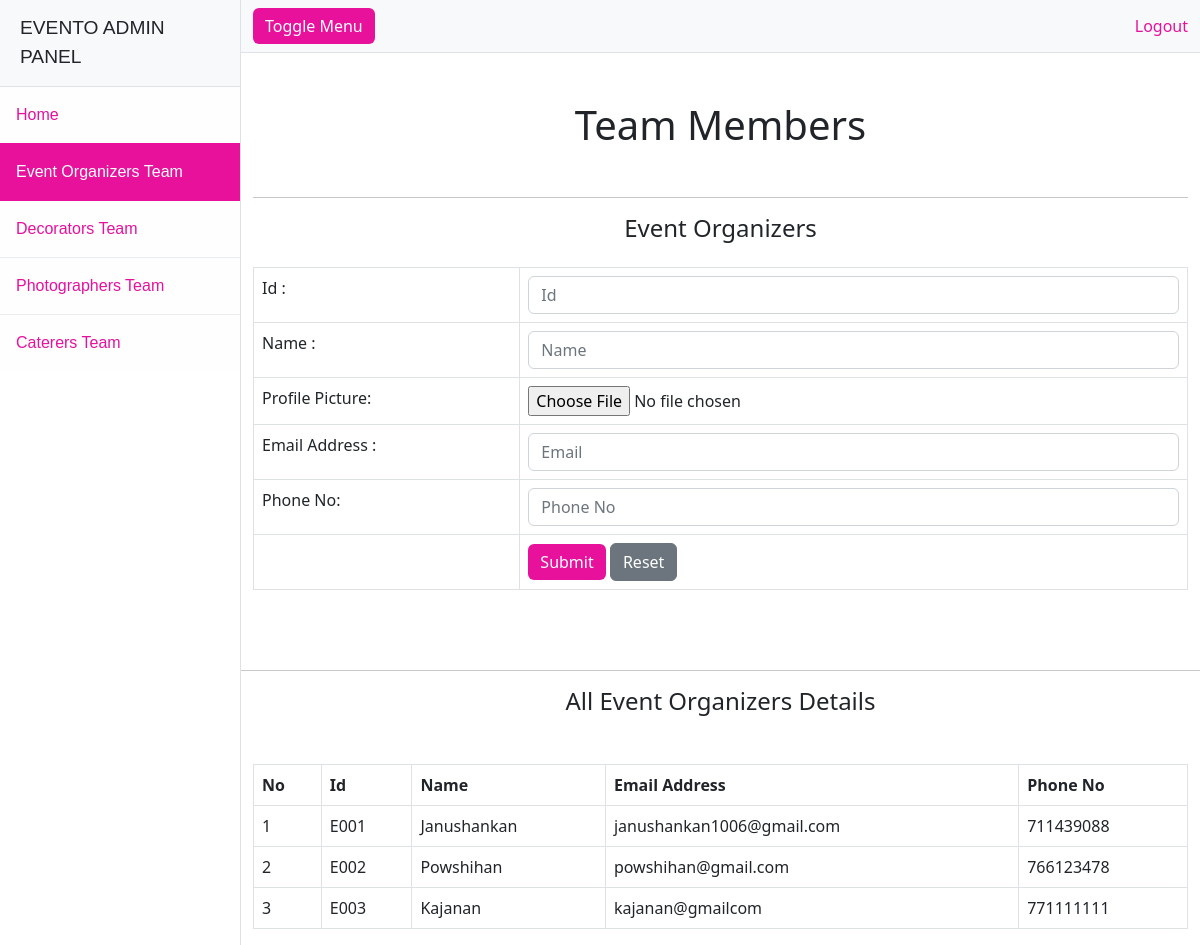
The page /admin/organizers.php on the database its author committed.
### tables this page shows
CREATE TABLE `organizer` (
  `org_id` varchar(100) NOT NULL,
  `client_id` varchar(100) NOT NULL,
  `org_name` varchar(100) NOT NULL,
  `org_email` varchar(100) NOT NULL,
  `org_phone_no` int(10) NOT NULL,
  `image` mediumblob NOT NULL
);

### admin/organizers.php (the view, shortened to what this page needs)
<!DOCTYPE html>
<html lang="en">
<head>
    <link rel="stylesheet" href="https://cdnjs.cloudflare.com/ajax/libs/bootstrap/5.3.0/css/bootstrap.min.css">
    <link rel="stylesheet" type="text/css" href="css/admin.css">
</head>
<body>
    <div class="d-flex" id="wrapper">
        <div class="border-end bg-white" id="sidebar-wrapper" style="position: static; font-family: Arial, sans-serif;">
            <div class="sidebar-heading border-bottom bg-light">EVENTO ADMIN PANEL</div>
            <div class="list-group list-group-flush">
                <a class="list-group-item list-group-item-action list-group-item-light p-3" href="index.php">Home</a>
                <a class="list-group-item list-group-item-action list-group-item-light p-3 active" href="organizers.php">Event Organizers Team</a>
                <a class="list-group-item list-group-item-action list-group-item-light p-3" href="decorators.php">Decorators Team</a>
                <a class="list-group-item list-group-item-action list-group-item-light p-3" href="photographers.php">Photographers Team</a>
                <a class="list-group-item list-group-item-action list-group-item-light p-3" href="caterers.php">Caterers Team</a>
            </div>
        </div>
        <div id="page-content-wrapper">
            <nav class="navbar navbar-expand-lg navbar-light bg-light border-bottom">
                <div class="container-fluid">
                    <button class="btn btn-primary  log-btn" id="sidebarToggle">Toggle Menu</button>
                    <div class="collapse navbar-collapse" id="navbarSupportedContent">
                        <ul class="navbar-nav ms-auto mt-2 mt-lg-0">
                            <a class="dropdown-item logout" href="logout.php">Logout</a>
                        </ul>
                    </div>
                </div>
            </nav>
            <div class="container mt-5">
                <h1 class="text-center">Team Members</h1>
                <br>
                <hr>
                <h4 class="text-center">Event Organizers</h4>
                <form action="insertOrganizers.php" method="post">
                    <table class="table table-bordered mt-4">
                        <tr>
                            <td>Id :</td>
                            <td><input type="text" name="id" class="form-control" placeholder="Id"></td>
                        </tr>
                        <tr>
                            <td>Name :</td>
                            <td><input type="text" name="name" class="form-control" placeholder="Name"></td>
                        </tr>
                        <tr>
                            <td>Profile Picture:</td>
                            <td><input type="file" name="image" class="form-control-file"></td>
                        </tr>
                        <tr>
                            <td>Email Address :</td>
                            <td><input type="mail" name="email" class="form-control" placeholder="Email"></td>
                        </tr>
                        <tr>
                            <td>Phone No:</td>
                            <td><input type="text" name="phone_no" class="form-control" placeholder="Phone No"></td>
                        </tr>
                        <tr>
                            <td></td>
                            <td>
                                <input type="submit" value="Submit" class="btn btn-primary  log-btn">
                                <input type="reset" value="Reset" class="btn btn-secondary">
                            </td>
                        </tr>
                    </table>
                </form>
            </div>
            <br><br>
            <hr>
            <h4 class="text-center"> All Event Organizers Details</h4>
            <div class="container mt-5">
                <?php
                $db = mysqli_connect("localhost", "root", "", "event_planner");
                $query = "select * from organizer";
                $result = mysqli_query($db, $query);
                ?>
                <table class="table table-bordered mt-4">
                    <tr>
                        <th>No</th>
                        <th>Id</th>
                        <th>Name</th>
                        <th>Email Address</th>
                        <th>Phone No</th>
                    </tr>
                    <?php
                    $rowNumber = 1;
                    while ($row = mysqli_fetch_assoc($result)) {
                    ?>
                        <tr>
                            <td>
                                <?php echo $rowNumber++; ?>
                            </td>
                            <td>
                                <?php echo $row["org_id"]; ?>
                            </td>
                            <td>
                                <?php echo $row["org_name"]; ?>
                            </td>
                            <td>
                                <?php echo $row["org_email"]; ?>
                            </td>
                            <td>
                                <?php echo $row["org_phone_no"]; ?>
                            </td>
                        </tr>
                    <?php
                    }
                    ?>
                </table>
            </div>
        </div>
    </div>
</body>
</html>

### rows shown on the page
organizer: org_id "E001", org_name "Janushankan", org_email "janushankan1006@gmail.com", org_phone_no "711439088"
organizer: org_id "E002", org_name "Powshihan", org_email "powshihan@gmail.com", org_phone_no "766123478"
organizer: org_id "E003", org_name "Kajanan", org_email "kajanan@gmailcom", org_phone_no "771111111"
